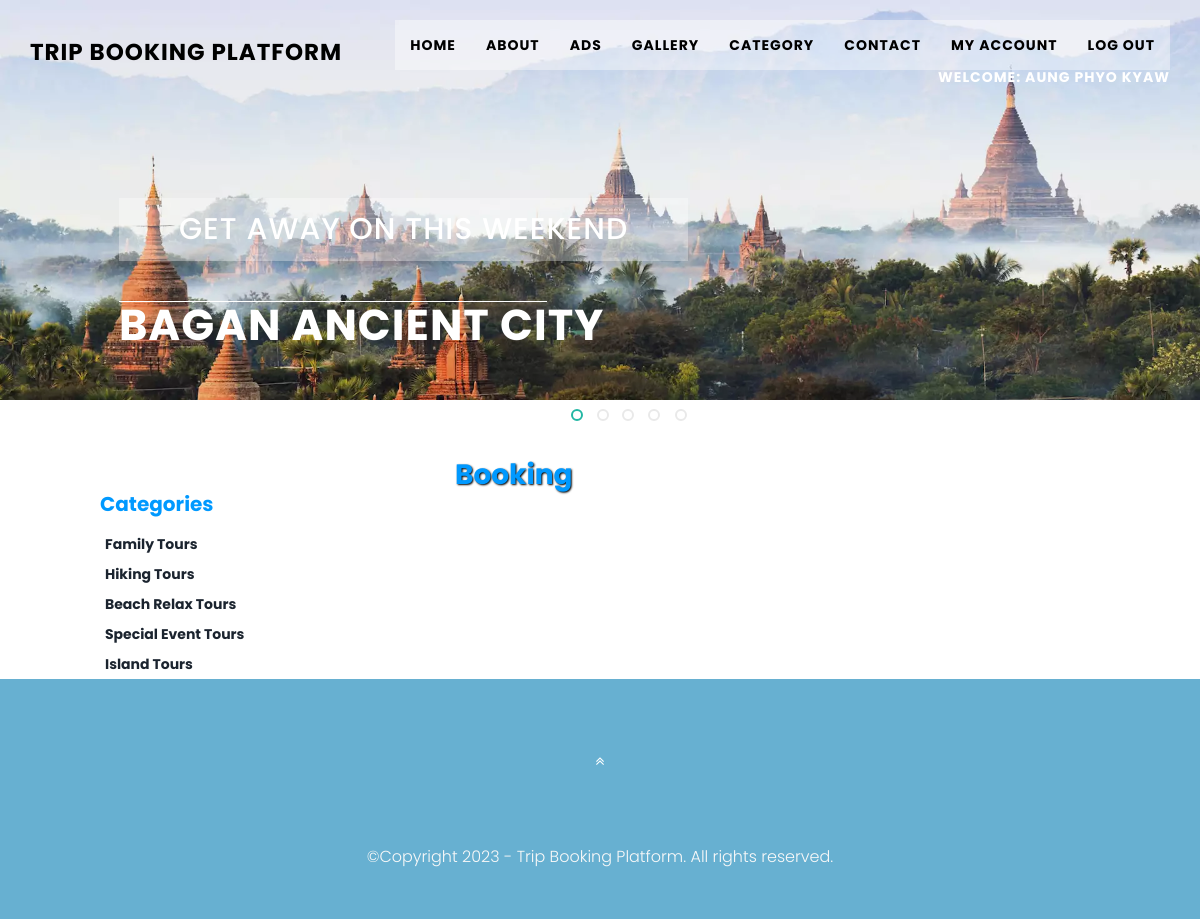
Page /booking.php (signed in) on the committed database.
### tables this page shows
CREATE TABLE `customer` (
  `Id` int(11) NOT NULL,
  `Name` varchar(50) NOT NULL,
  `Email` varchar(50) NOT NULL,
  `Phone` bigint(11) NOT NULL,
  `Password` varchar(50) NOT NULL,
  `Create_Date` datetime NOT NULL DEFAULT current_timestamp()
);

CREATE TABLE `category` (
  `CategoryId` int(10) NOT NULL,
  `CategoryName` varchar(50) NOT NULL
);

### booking.php (the view, shortened to what this page needs)
<!DOCTYPE html>
<html lang="en">
<head>
    <link href="css/bootstrap.min.css" rel="stylesheet" type="text/css">
    <link href="font-awesome/css/font-awesome.min.css" rel="stylesheet" type="text/css">
   <link href="css/animate.css" rel="stylesheet" />
    <link href="css/style.css" rel="stylesheet">
    <link href="color/default.css" rel="stylesheet">
</head>
<body id="page-top" data-spy="scroll" data-target=".navbar-custom">
<?php
include('function.php');
?>
<nav class="navbar navbar-custom navbar-fixed-top" role="navigation">
    <div class="container">
    <?php
        include('header.php');
    ?>
    </div>
</nav>
<?php include('slider.php'); ?>
<div style="height:50px"></div>
<div style="width:1000px; margin:auto" >
<div style="width:200px; float:left">
<table cellpadding="0" cellspacing="0" width="1000px">
<tr>
    <td style="font-family:Lucida Calligraphy; font-size:20px; color:#09F; padding-bottom:10px;"><b>Categories</b><br/></td>
</tr><br/><br/>
<?php
$s="select * from category";
$result=mysqli_query($cn,$s);
while($data=mysqli_fetch_array($result))
{
        echo "<tr><td style=' padding:5px;'><b><a href='subcat.php?catid=$data[0]'>$data[1]</a></b></td></tr><tr></tr>";
}
?>
</table>
</div>
<div style="width:800px; float:left">
<table cellpadding="0px" cellspacing="0" width="1000px" >
    <tr>
        <td class="headingText" style="float:left; padding-left:150px">Booking</td>
    </tr>
    <tr>
        <td class="paraText" width="900px">
            </td>
            </tr>
        </table>
</div>
</div>
  <footer>
        <div class="container">
            <div class="row">
                <div class="col-md-12 col-lg-12">
                    <div class="wow shake" data-wow-delay="0.4s">
                    <div class="page-scroll marginbot-30">
                        <a href="#intro" id="totop" class="btn btn-circle">
                            <i class="fa fa-angle-double-up animated"></i>
                        </a>
                    </div>
                    </div>
                    <p>&copy;Copyright 2023 - Trip Booking Platform. All rights reserved.</p>
                </div>
            </div>
        </div>
    </footer>
</body>
</html>

### header.php (shortened to what this page needs)
<!DOCTYPE html>
<html lang="en">
<head>
    <link href="css/bootstrap.min.css" rel="stylesheet" type="text/css">
    <link href="font-awesome/css/font-awesome.min.css" rel="stylesheet" type="text/css">
    <link href="css/animate.css" rel="stylesheet" />
    <link href="css/style.css" rel="stylesheet">
    <link href="color/default.css" rel="stylesheet">
    <link href="style.css" rel="stylesheet">
    <link rel="stylesheet" href="https://unicons.iconscout.com/release/v4.0.0/css/line.css" />
</head>
<body>
 <?php
    if($_SESSION['login'])
    {
    ?>
        <div class="navbar-header page-scroll">
            <a class="navbar-brand" href="index.php" onclick="javascript:window.open('index.php#intro','_self')">
            <h1>Trip Booking Platform</h1>
            </a>
        </div>
        <div class="collapse navbar-collapse navbar-right navbar-main-collapse">
            <ul class="nav navbar-nav">
                <li><a href="index.php#intro" onclick="javascript:window.open('index.php#intro','_self')">Home</a></li>
                <li><a href="index.php#about" onclick="javascript:window.open('index.php#about','_self')">About</a></li>
                <li><a href="index.php#advertisement" onclick="javascript:window.open('index.php#advertisement','_self')">Ads</a></li>
                <li><a href="index.php#gallery" onclick="javascript:window.open('index.php#gallery','_self')">Gallery</a></li>
                <li><a href="category.php" onclick="javascript:window.open('category.php','_self')">Category</a></li>
                <li><a href="index.php#contact" onclick="javascript:window.open('index.php#contact','_self')">Contact</a></li>
                <li><a href="myAccount.php"  onclick="javascript:window.open('myAccount.php','_self')">My Account</a></li>
                <li><a href="logout.php" onclick="return confirm('Do you really want to logout?')" onclick="javascript:window.open('logout.php','_self')">Log Out</a></li>
            </ul>
            <?php
                 $cn=mysqli_connect("localhost","root","","trip");
                 $uid=$_SESSION['id'];
                 $sql="select * from customer where Id='".$uid."'";
                 $result=mysqli_query($cn,$sql);
                 while($data=mysqli_fetch_array($result))
                 {
            ?>
            <h5 align="right" style="color:white; font-weight:bold;"><b><?php echo"Welcome: ".$data[1]; ?></b></h5>
            <?php
                 }
            ?>
        </div>
    <?php
    }
    ?>
</body>
</html>

### css/style.css (style rules this page uses)
body { width: 100%; height: 100%; font-family: 'Lato',sans-serif; font-weight: 300; color: #666; background-color: #fff; }
html { width: 100%; height: 100%; }
h1, h2, h3, h4, h5, h6 { margin: 0 0 30px; text-transform: uppercase; font-family: Montserrat,sans-serif; font-weight: 700; letter-spacing: 1px; }
p { margin: 0 0 20px; font-size: 16px; line-height: 1.6em; }
a { color: #28c3ab; -webkit-transition: all .2s ease-in-out; -moz-transition: all .2s ease-in-out; transition: all .2s ease-in-out; }
.navbar { margin-bottom: 0; border-bottom: 1px solid rgba(255,255,255,.3); }
.navbar-brand { font-weight: 700; }
.navbar-brand { height: 40px; padding: 5px 15px; font-size: 18px; line-height: 1em; }
.navbar-brand h1 { color: #000000; font-size: 23px; font-weight:bold; line-height: 35px; width:fit-content; }
.nav.navbar-nav { background-color: rgba(255,255,255,.4); }
.navbar-custom ul.nav li a { font-size: 14px; letter-spacing: 1px; color: black; text-transform: uppercase; font-weight: bold; }
.navbar-custom .nav li a { -webkit-transition: background .3s ease-in-out; -moz-transition: background .3s ease-in-out; transition: background .3s ease-in-out; }
.marginbot-30 { margin-bottom:30px !important; }
footer { text-align: center; padding: 50px 0 ; }
footer p { color: #f8f8f8; }
.btn { border-radius: 0; text-transform: uppercase; font-family: Montserrat,sans-serif; font-weight: 400; -webkit-transition: all .3s ease-in-out; -moz-transition: all .3s ease-in-out; transition: all .3s ease-in-out; }
.btn-circle { width: 70px; height: 70px; margin-top: 15px; padding: 7px 16px; border: 2px solid #fff; border-radius: 50%; font-size: 40px; color: #fff; background: 0 0; -webkit-transition: background .3s ease-in-out; -moz-transition: background .3s ease-in-out; transition: background .3s ease-in-out; }
.page-scroll .btn-circle i.animated { -webkit-transition-property: -webkit-transform; -webkit-transition-duration: 1s; -moz-transition-property: -moz-transform; -moz-transition-duration: 1s; }
@media (min-width:767px) { .navbar { padding: 20px 0; border-bottom: 0; letter-spacing: 1px; background: 0 0; -webkit-transition: background .5s ease-in-out,padding .5s ease-in-out; -moz-transition: background .5s ease-in-out,padding .5s ease-in-out; transition: background .5s ease-in-out,padding .5s ease-in-out; } }
.container:after { content: "\0020"; display: block; height: 0; clear: both; visibility: hidden; }
.clearfix:before, .clearfix:after, .row:before, .row:after { content: '\0020'; display: block; overflow: hidden; visibility: hidden; width: 0; height: 0; }
.row:after, .clearfix:after { clear: both; }
.row, .clearfix { zoom: 1; }

### color/default.css (style rules this page uses)
a,.tp-caption a.btn:hover { color: #67b0d1; }
footer { background-color: #67b0d1; }

### style.css (style rules this page uses)
* { margin: 0; padding: 0; box-sizing: border-box; font-family: "Poppins", sans-serif; }
a { text-decoration: none; }
.nav { max-width: 1100px; width: 100%; margin: 0 auto; }
.nav, .nav_item { display: flex; height: 100%; align-items: center; justify-content: space-between; }

### category/stylecss.css (style rules this page uses)
.headingText { font-size:38px; color:#09F; margin:5px; font-weight:bold; text-shadow:1px 1px 2px black;; text-align:center; }
.paraText { line-height:25px; padding:10px; text-align:justify; }

### category/style.css (style rules this page uses)
.headingText { font-size:28px; color:#09F; margin:5px; font-weight:bold; text-shadow:1px 1px 2px black;; text-align:center; }
.paraText { line-height:25px; padding:10px; text-align:justify; }
body { margin:0; padding:0; font-family: 'Lato', sans-serif; -webkit-appearance:none; }
body a { transition:0.5s all; -webkit-transition:0.5s all; -moz-transition:0.5s all; -o-transition:0.5s all; -ms-transition:0.5s all; }
h1,h2,h3,h4,h5,h6 { margin:0; }
p { margin:0; }
ul { margin:0; padding:0; }
.container:after { content: "\0020"; display: block; height: 0; clear: both; visibility: hidden; }
.clearfix:before, .clearfix:after, .row:before, .row:after { content: '\0020'; display: block; overflow: hidden; visibility: hidden; width: 0; height: 0; }
.row:after, .clearfix:after { clear: both; }
.row, .clearfix { zoom: 1; }

### booking.php (style rules this page uses)
td { color:blue; }
p { margin-bottom:.3em; }
* { font-family:monospace; }

### rows in the picture
customer: Name "AUNG PHYO KYAW"
category: CategoryName "Family Tours"
category: CategoryName "Hiking Tours"
category: CategoryName "Beach Relax Tours"
category: CategoryName "Special Event Tours"
category: CategoryName "Island Tours"
